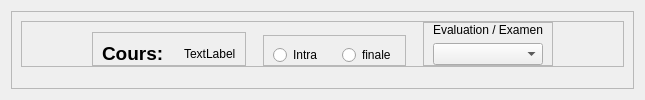
                 <widget class="QWidget" name="add_notes">
                  <layout class="QHBoxLayout" name="horizontalLayout_46">
                   <item>
                    <widget class="QFrame" name="frame_141">
                     <property name="frameShape">
                      <enum>QFrame::StyledPanel</enum>
                     </property>
                     <property name="frameShadow">
                      <enum>QFrame::Raised</enum>
                     </property>
                     <layout class="QVBoxLayout" name="verticalLayout_13">
                      <item>
                       <widget class="QFrame" name="frame_137">
                        <property name="frameShape">
                         <enum>QFrame::StyledPanel</enum>
                        </property>
                        <property name="frameShadow">
                         <enum>QFrame::Raised</enum>
                        </property>
                        <layout class="QHBoxLayout" name="horizontalLayout_8">
                         <property name="spacing">
                          <number>17</number>
                         </property>
                         <property name="leftMargin">
                          <number>70</number>
                         </property>
                         <property name="topMargin">
                          <number>0</number>
                         </property>
                         <property name="rightMargin">
                          <number>70</number>
                         </property>
                         <property name="bottomMargin">
                          <number>0</number>
                         </property>
                         <item alignment="Qt::AlignLeft|Qt::AlignBottom">
                          <widget class="QFrame" name="frame_138">
                           <property name="minimumSize">
                            <size>
                             <width>0</width>
                             <height>30</height>
                            </size>
                           </property>
                           <property name="frameShape">
                            <enum>QFrame::StyledPanel</enum>
                           </property>
                           <property name="frameShadow">
                            <enum>QFrame::Raised</enum>
                           </property>
                           <layout class="QHBoxLayout" name="horizontalLayout_11">
                            <property name="spacing">
                             <number>20</number>
                            </property>
                            <property name="bottomMargin">
                             <number>0</number>
                            </property>
                            <item>
                             <widget class="QLabel" name="label_6">
                              <property name="font">
                               <font>
                                <pointsize>14</pointsize>
                                <weight>75</weight>
                                <bold>true</bold>
                               </font>
                              </property>
                              <property name="text">
                               <string>Cours:</string>
                              </property>
                             </widget>
                            </item>
                            <item>
                             <widget class="QLabel" name="affiche_cours">
                              <property name="text">
                               <string>TextLabel</string>
                              </property>
                             </widget>
                            </item>
                           </layout>
                          </widget>
                         </item>
                         <item alignment="Qt::AlignBottom">
                          <widget class="QFrame" name="frame_139">
                           <property name="frameShape">
                            <enum>QFrame::StyledPanel</enum>
                           </property>
                           <property name="frameShadow">
                            <enum>QFrame::Raised</enum>
                           </property>
                           <layout class="QHBoxLayout" name="horizontalLayout_10">
                            <property name="spacing">
                             <number>20</number>
                            </property>
                            <property name="bottomMargin">
                             <number>0</number>
                            </property>
                            <item>
                             <widget class="QRadioButton" name="intra_button">
                              <property name="text">
                               <string>Intra</string>
                              </property>
                             </widget>
                            </item>
                            <item>
                             <widget class="QRadioButton" name="finale_button">
                              <property name="text">
                               <string>finale</string>
                              </property>
                             </widget>
                            </item>
                           </layout>
                          </widget>
                         </item>
                         <item>
                          <widget class="QFrame" name="frame_140">
                           <property name="frameShape">
                            <enum>QFrame::StyledPanel</enum>
                           </property>
                           <property name="frameShadow">
                            <enum>QFrame::Raised</enum>
                           </property>
                           <layout class="QVBoxLayout" name="verticalLayout_136">
                            <property name="topMargin">
                             <number>0</number>
                            </property>
                            <property name="bottomMargin">
                             <number>0</number>
                            </property>
                            <item>
                             <widget class="QLabel" name="label_8">
                              <property name="text">
                               <string>Evaluation / Examen</string>
                              </property>
                             </widget>
                            </item>
                            <item>
                             <widget class="QComboBox" name="combo_evaluation"/>
                            </item>
                           </layout>
                          </widget>
                         </item>
                        </layout>
                       </widget>
                      </item>
                      <item>
                       <widget class="QWidget" name="widget_notes" native="true">
                        <property name="sizePolicy">
                         <sizepolicy hsizetype="Preferred" vsizetype="Expanding">
                          <horstretch>0</horstretch>
                          <verstretch>0</verstretch>
                         </sizepolicy>
                        </property>
                       </widget>
                      </item>
                     </layout>
                    </widget>
                   </item>
                  </layout>
                 </widget>
